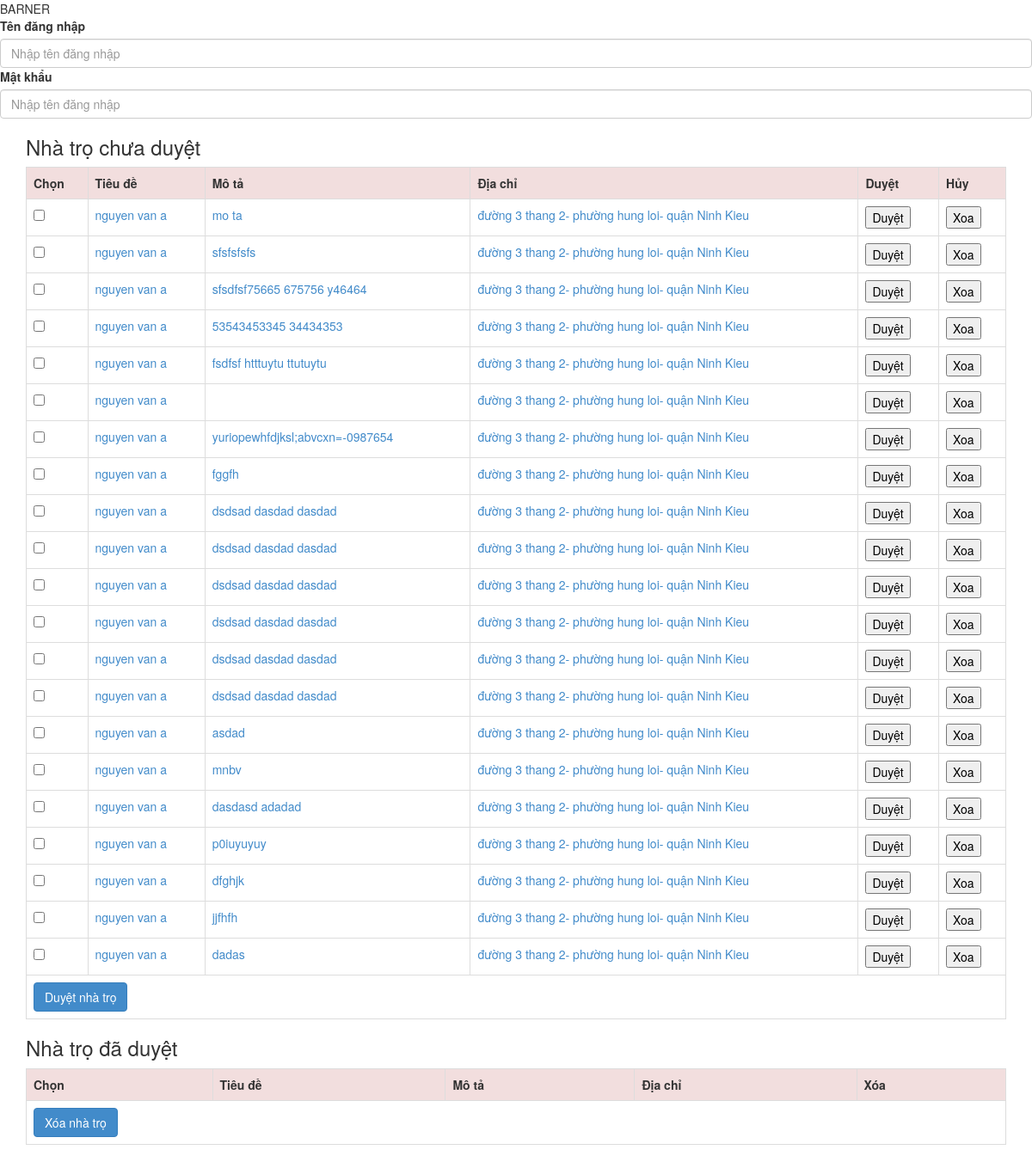
Screenshot of /source/index.php/admin/duyetnhatro with the database file from the repository.
### tables this page shows
CREATE TABLE IF NOT EXISTS `nhatro` (
`MA_NHATRO` bigint(20) NOT NULL,
  `MSCHU` char(10) NOT NULL,
  `MA_DUONG` char(10) NOT NULL,
  `MOTA` char(100) DEFAULT NULL,
  `NAU_AN` tinyint(1) DEFAULT NULL,
  `TOILETTRONG` tinyint(1) DEFAULT NULL,
  `BAIDAUXE` tinyint(1) DEFAULT NULL,
  `SO` text,
  `LUOCXEM` smallint(6) DEFAULT NULL,
  `HINHANH` char(200) DEFAULT NULL,
  `TUQUAN` tinyint(1) DEFAULT NULL,
  `GIODONGCUA` decimal(2,0) DEFAULT NULL,
  `NGAYDANG` datetime NOT NULL,
  `STATUS` tinyint(2) DEFAULT NULL
);

CREATE TABLE IF NOT EXISTS `chunhatro` (
  `MSCHU` char(10) NOT NULL,
  `USERNAME` char(20) NOT NULL,
  `MA_DUONG` char(10) NOT NULL,
  `HOTEN` char(40) NOT NULL,
  `SDT` decimal(11,0) NOT NULL,
  `MAIL` char(60) DEFAULT NULL,
  `GIOITINH` char(3) DEFAULT NULL,
  `NGAYSINH` datetime DEFAULT NULL
);

### source/application/controllers/admin.php (called while the page is built, shortened)
<?php  if ( ! defined('BASEPATH')) exit('No direct script access allowed');
class Admin extends MY_Controller {
	public function duyetnhatro()
	{
		$this->load->model('madmin');
		$data['data_info'] = $this->madmin->arDSNhaTroDuyet();
		$data['info'] = $this->madmin->arDSNhaTroChuaDuyet();
		$data['template'] = 'admin/duyetnhatro';
		$this->load->view('layout/admin', isset($data)? $data : NULL);
	}
}

### source/index.php (called while the page is built, shortened)
<?php
require_once BASEPATH.'core/CodeIgniter.php';

### source/application/models/madmin.php (called while the page is built, shortened)
<?php  if ( ! defined('BASEPATH')) exit('No direct script access allowed');
class Madmin extends CI_Model{
	public function arDSNhaTroChuaDuyet()
	{
		$query = $this->db->query(
		 "SELECT a.*, b.*, CONCAT('đường ', c.TEN_DUONG,'- phường ' ,d.TEN_PHUONGXA, '- quận ', e.TENHUYEN)  as diachi
			FROM (nhatro as a, chunhatro as b, duong as c, phuongxa as d, quanhuyen as e)
			WHERE a.MSCHU = b.MSCHU AND a.MA_DUONG = c.MA_DUONG AND c.MA_PHUONGXA = d.MA_PHUONGXA
					AND d.MA_HUYEN = e.MA_HUYEN AND a.STATUS = 0"
		 );
		return $query->result_array();
	}
	public function arCountDaDuyet()
	{
		$this->db->where('STATUS', "1");
		$query = $this->db->get('nhatro');
		return $query->num_rows();
	}
		public function arCountChuaDuyet()
	{
		$this->db->where('STATUS', "1");
		$query = $this->db->get('nhatro');
		return $query->num_rows();
	}
}

### source/application/views/admin/duyetnhatro.php (the view, shortened to what this page needs)
<section class='cit_timkiemnhatro'>
 <div class="container">
    <form method="post" action =''>
    	<h3>Nhà trọ chưa duyệt</h3>
        <table width="80%"  class="table table-bordered">
            <tr class="danger">
                <th class="cotSTT">Chọn</th>
                <th>Tiêu đề</th>
                <th>Mô tả</th>
                <th>Địa chỉ</th>
                <th>Duyệt</th>
                <th>Hủy</th>
            </tr>
            <?php
                foreach($info as $v)
                {
                    echo "<tr>";
                    echo "<td><input type='checkbox' name = member[] value='".$v['MA_NHATRO']."'/></td>";
                    echo "<td class='cotText'><a href='http://localhost/timkiemnhatro/admin/duyettungnhatro/".$v['MA_NHATRO']."'>".$v['HOTEN']."</a></td>";
                    echo "<td class='cotText'><a href='http://localhost/timkiemnhatro/admin/duyettungnhatro/".$v['MA_NHATRO']."'>".$v['MOTA']."</a></td>";
					echo "<td class='cotText'><a href='http://localhost/timkiemnhatro/admin/duyettungnhatro/".$v['MA_NHATRO']."'>".$v['diachi']."</a></td>";
                    echo "<td><a class='cotNutChucNang' href='http://localhost/timkiemnhatro/admin/duyettungnhatro/".$v['MA_NHATRO']."'><input type='button' value='Duyệt'/></a></td>";
                    echo "<td>
                            <input type='button' class='btn_delete' value='Xoa' />
                        </td>";
                    echo "</tr>";
                }
           ?>
           <tr>
                <td colspan="6">
                     <button type="submit" class="btn btn-primary" name='btnDuyetNhaTro'>Duyệt nhà trọ</button>
                </td>
            </tr>
    </table>
		<h3>Nhà trọ đã duyệt</h3>
        <table width="100%" class="table table-bordered">
            <tr class="danger">
                <th class="cotSTT">Chọn</th>
                <th>Tiêu đề</th>
                <th>Mô tả</th>
                <th>Địa chỉ</th>
                <th>Xóa</th>
            </tr>
         <tr>
        	<td colspan="5"><button type="submit" class="btn btn-primary" name='btnXoaNhaTro'>Xóa nhà trọ</button></td>
        </tr>
    </table>
 </form>
 </div>
</section>

### source/application/views/layout/admin.php (shortened to what this page needs)
<!DOCTYPE html>
<html>
<head>
<?php
	if($template == 'admin/duyetnhatro')
	{
		echo "<link rel='stylesheet' type='text/css' href='public/template/assets/bootstrap.css' />";
	}
?>
<body>
<?php
	$this->load->view("layout/bluesky/top");
	$this->load->view ($template, isset($data)?$data:NULL);
?>
</body>
</html>

### source/application/views/layout/bluesky/top.php
<div class='header'>
	<div class="barner">
    	BARNER
    </div>
    <div class="login_header">
    	<form action="" method="post">
        <label>Tên đăng nhập</label>
        	<input type="text" class="form-control" placeholder="Nhập tên đăng nhập" name="data[username]" />
            <label>Mật khẩu</label>
            <input type="text" class="form-control" placeholder="Nhập tên đăng nhập" name="data[username]" />
        </form>
    </div>
</div>

### rows the page displays
nhatro: MSCHU.HOTEN "nguyen van a", MOTA "mo ta", diachi "đường 3 thang 2- phường hung loi- quận Ninh Kieu"
nhatro: MSCHU.HOTEN "nguyen van a", MOTA "sfsfsfsfs", diachi "đường 3 thang 2- phường hung loi- quận Ninh Kieu"
nhatro: MSCHU.HOTEN "nguyen van a", MOTA "sfsdfsf75665 675756 y46464", diachi "đường 3 thang 2- phường hung loi- quận Ninh Kieu"
nhatro: MSCHU.HOTEN "nguyen van a", MOTA "53543453345 34434353", diachi "đường 3 thang 2- phường hung loi- quận Ninh Kieu"
nhatro: MSCHU.HOTEN "nguyen van a", MOTA "fsdfsf htttuytu ttutuytu", diachi "đường 3 thang 2- phường hung loi- quận Ninh Kieu"
nhatro: MSCHU.HOTEN "nguyen van a", diachi "đường 3 thang 2- phường hung loi- quận Ninh Kieu"
nhatro: MSCHU.HOTEN "nguyen van a", MOTA "yuriopewhfdjksl;abvcxn=-0987654", diachi "đường 3 thang 2- phường hung loi- quận Ninh Kieu"
nhatro: MSCHU.HOTEN "nguyen van a", MOTA "fggfh", diachi "đường 3 thang 2- phường hung loi- quận Ninh Kieu"
nhatro: MSCHU.HOTEN "nguyen van a", MOTA "dsdsad dasdad dasdad", diachi "đường 3 thang 2- phường hung loi- quận Ninh Kieu"
nhatro: MSCHU.HOTEN "nguyen van a", MOTA "dsdsad dasdad dasdad", diachi "đường 3 thang 2- phường hung loi- quận Ninh Kieu"
nhatro: MSCHU.HOTEN "nguyen van a", MOTA "dsdsad dasdad dasdad", diachi "đường 3 thang 2- phường hung loi- quận Ninh Kieu"
nhatro: MSCHU.HOTEN "nguyen van a", MOTA "dsdsad dasdad dasdad", diachi "đường 3 thang 2- phường hung loi- quận Ninh Kieu"
nhatro: MSCHU.HOTEN "nguyen van a", MOTA "dsdsad dasdad dasdad", diachi "đường 3 thang 2- phường hung loi- quận Ninh Kieu"
nhatro: MSCHU.HOTEN "nguyen van a", MOTA "dsdsad dasdad dasdad", diachi "đường 3 thang 2- phường hung loi- quận Ninh Kieu"
nhatro: MSCHU.HOTEN "nguyen van a", MOTA "asdad", diachi "đường 3 thang 2- phường hung loi- quận Ninh Kieu"
nhatro: MSCHU.HOTEN "nguyen van a", MOTA "mnbv", diachi "đường 3 thang 2- phường hung loi- quận Ninh Kieu"
nhatro: MSCHU.HOTEN "nguyen van a", MOTA "dasdasd adadad", diachi "đường 3 thang 2- phường hung loi- quận Ninh Kieu"
nhatro: MSCHU.HOTEN "nguyen van a", MOTA "p0iuyuyuy", diachi "đường 3 thang 2- phường hung loi- quận Ninh Kieu"
nhatro: MSCHU.HOTEN "nguyen van a", MOTA "dfghjk", diachi "đường 3 thang 2- phường hung loi- quận Ninh Kieu"
nhatro: MSCHU.HOTEN "nguyen van a", MOTA "jjfhfh", diachi "đường 3 thang 2- phường hung loi- quận Ninh Kieu"
nhatro: MSCHU.HOTEN "nguyen van a", MOTA "dadas", diachi "đường 3 thang 2- phường hung loi- quận Ninh Kieu"
